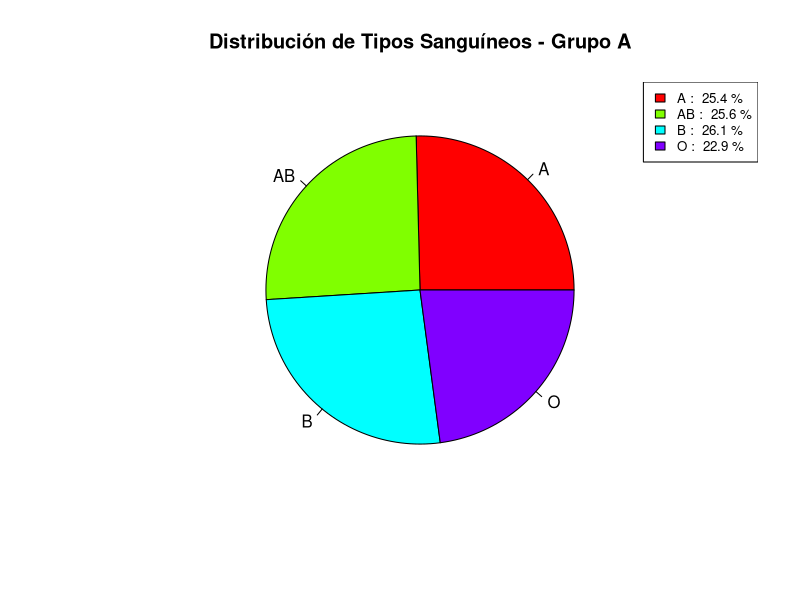
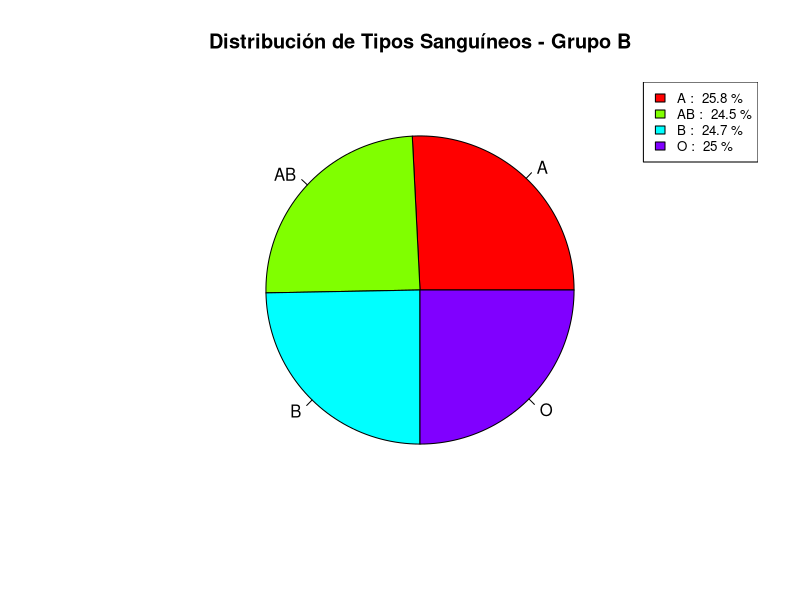
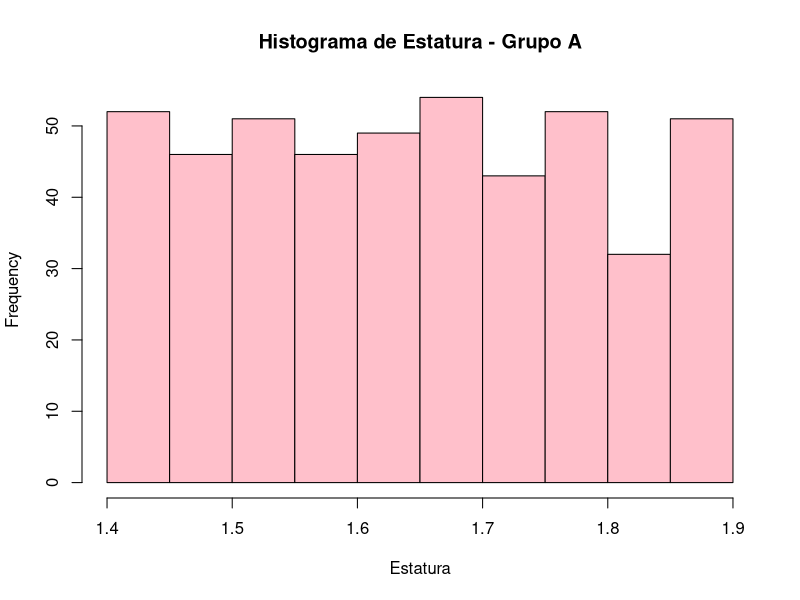
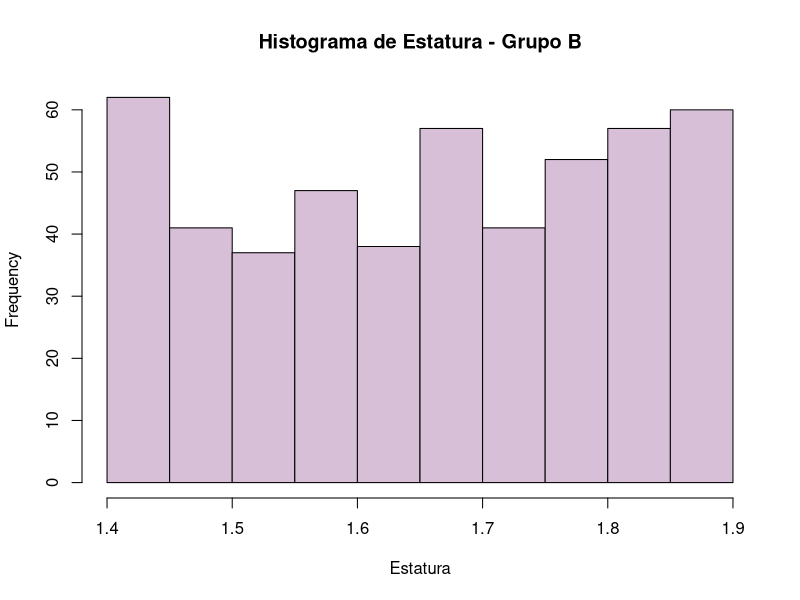
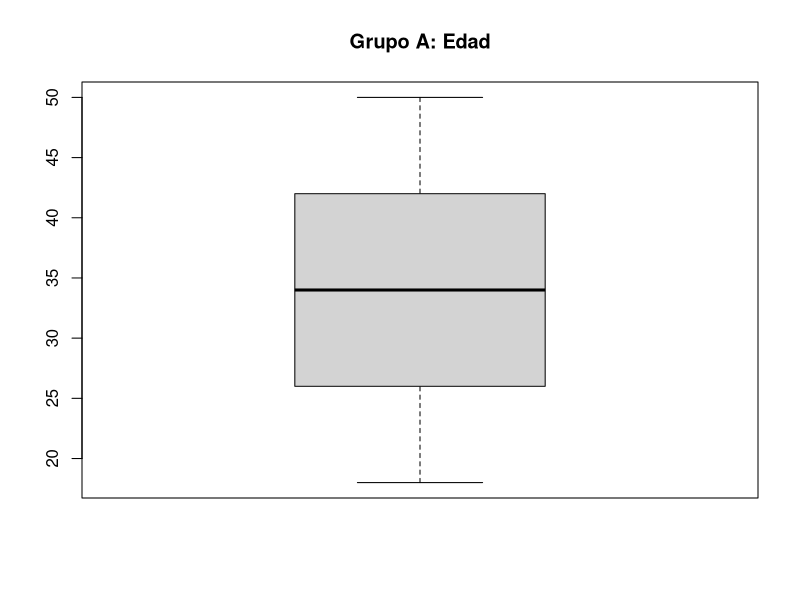
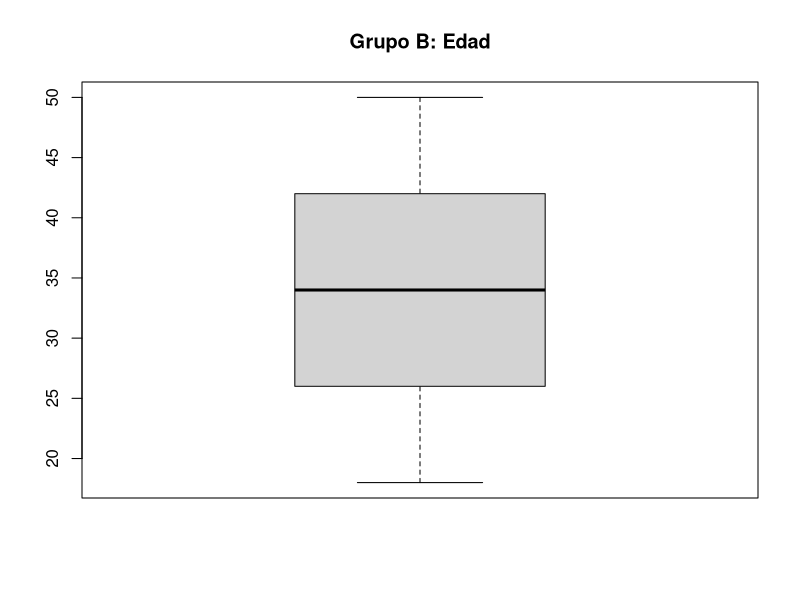

Reproduce these figures in R, in order.
# Cargar las librerías necesarias
library(ggplot2)

# Cargar los datos de los archivos CSV
grupoA <- read.csv("./grupoA.csv")
grupoB <- read.csv("./grupoB.csv")

# 1. Muestra la distribución de tipos sanguíneos de la variable Gr_Sang mediante una gráfica de pay.
dist_grupoA <- prop.table(table(grupoA$Gr_sang))
pie(dist_grupoA, col = rainbow(length(dist_grupoA)), main = "Distribución de Tipos Sanguíneos - Grupo A")
legend("topright", legend = paste(names(dist_grupoA), ": ", round(100 * dist_grupoA, 2), "%"), 
       fill = rainbow(length(dist_grupoA)), cex = 0.8)

dist_grupoB <- prop.table(table(grupoB$Gr_sang))
pie(dist_grupoB, col = rainbow(length(dist_grupoB)), main = "Distribución de Tipos Sanguíneos - Grupo B")
legend("topright", legend = paste(names(dist_grupoB), ": ", round(100 * dist_grupoB, 2), "%"), 
       fill = rainbow(length(dist_grupoB)), cex = 0.8)

# 2. Mostrar los datos de la variable Estatura en un histograma para cada grupo
hist(grupoA$Estatura, main="Histograma de Estatura - Grupo A", xlab="Estatura", col="pink")
hist(grupoB$Estatura, main="Histograma de Estatura - Grupo B", xlab="Estatura", col="thistle")

# 3. box plot de variable edad para ambos grupos
box_A_edad <- boxplot(grupoA$Edad, main="Grupo A: Edad")
box_B__edad <- boxplot(grupoB$Edad, main="Grupo B: Edad")

# 4. ¿Cuál grupo tiene un promedio de altura mayor? Y ¿Cuál tiene una altura mediana menor?
grupoA <- na.omit(grupoA)
grupoB <- na.omit(grupoB)
meanA = mean(grupoA$Estatura)
meanB = mean(grupoB$Estatura)
mayor = max(meanA, meanB)
print(paste("Promedio de altura grupo A: ", meanA))
print(paste("Promedio de altura grupo B: ",meanB))
print(paste("Promedio de altura mayor: ",mayor))

medianA = median(grupoA$Estatura)
medianB = median(grupoB$Estatura)
menor = min(medianA, medianB)
print(paste("Mediana de altura grupo A: ", medianA))
print(paste("Mediana de altura grupo B: ",medianB))
print(paste("Mediana de altura menor: ", menor))
